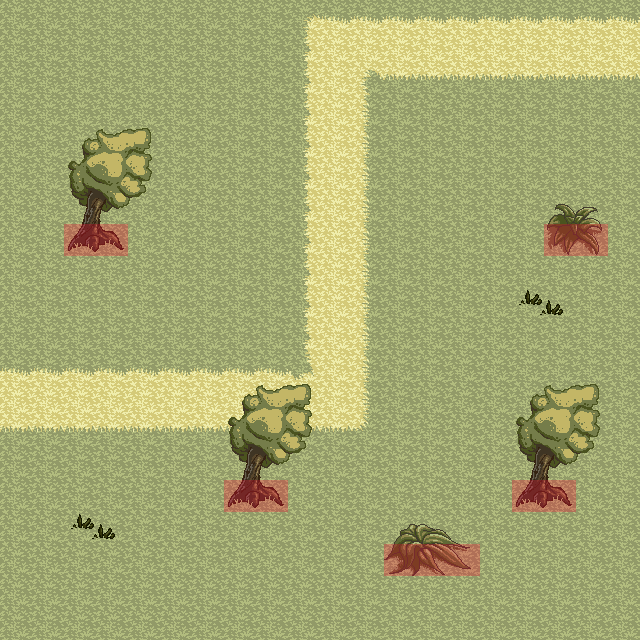

A 2D game scene composited from a Tiled map and its tileset images. What follows is a short description and the map's XML, with every tile layer's data as written:
An orthogonal 20x20 tile map with 32x32 px tiles, 5 tile layers (Ground, Path, Tree Base, Tree Tops, ...), 4 tilesets and 1 object.

<map version="1.0" orientation="orthogonal" renderorder="right-down" width="20" height="20" tilewidth="32" tileheight="32" nextobjectid="1">
 <tileset firstgid="1" name="hyptosis_til-art-batch-2" tilewidth="32" tileheight="32" tilecount="900" columns="30">
  <image source="hyptosis_til-art-batch-2.png" width="960" height="960" />
 </tileset>
 <tileset firstgid="901" name="hyptosis_tile-art-batch-1" tilewidth="32" tileheight="32" tilecount="900" columns="30">
  <image source="hyptosis_tile-art-batch-1.png" width="960" height="960" />
 </tileset>
 <tileset firstgid="1801" name="hyptosis_tile-art-batch-3" tilewidth="32" tileheight="32" tilecount="900" columns="30">
  <image source="hyptosis_tile-art-batch-3.png" width="960" height="960" />
  <terraintypes>
   <terrain name="Dirt" tile="-1" />
  </terraintypes>
  <tile id="80" terrain=",,,0" />
  <tile id="81" terrain=",,0,0" />
  <tile id="82" terrain=",,0," />
  <tile id="110" terrain=",0,,0" />
  <tile id="111" terrain="0,0,0,0" />
  <tile id="112" terrain="0,,0," />
  <tile id="140" terrain=",0,," />
  <tile id="141" terrain="0,0,," />
  <tile id="142" terrain="0,,," />
  <tile id="233" terrain=",0,0,0" />
  <tile id="234" terrain="0,,0,0" />
  <tile id="263" terrain="0,0,,0" />
  <tile id="264" terrain="0,0,0," />
 </tileset>
 <tileset firstgid="2701" name="Collision" tilewidth="32" tileheight="32" tilecount="1" columns="1">
  <image source="Collision.png" width="32" height="32" />
  <tile id="0">
   <objectgroup draworder="index">
    <object id="1" x="0" y="0" width="31.9375" height="32" />
   </objectgroup>
  </tile>
 </tileset>
 <layer name="Ground" width="20" height="20">
  <data encoding="csv">
1042,1042,1042,1042,1042,1042,1042,1042,1042,1042,1042,1042,1042,1042,1042,1042,1042,1042,1042,1042,
1042,1042,1042,1042,1042,1042,1042,1042,1042,1042,1042,1042,1042,1042,1042,1042,1042,1042,1042,1042,
1042,1042,1042,1042,1042,1042,1042,1042,1042,1042,1042,1042,1042,1042,1042,1042,1042,1042,1042,1042,
1042,1042,1042,1042,1042,1042,1042,1042,1042,1042,1042,1042,1042,1042,1042,1042,1042,1042,1042,1042,
1042,1042,1042,1042,1042,1042,1042,1042,1042,1042,1042,1042,1042,1042,1042,1042,1042,1042,1042,1042,
1042,1042,1042,1042,1042,1042,1042,1042,1042,1042,1042,1042,1042,1042,1042,1042,1042,1042,1042,1042,
1042,1042,1042,1042,1042,1042,1042,1042,1042,1042,1042,1042,1042,1042,1042,1042,1042,1042,1042,1042,
1042,1042,1042,1042,1042,1042,1042,1042,1042,1042,1042,1042,1042,1042,1042,1042,1042,1042,1042,1042,
1042,1042,1042,1042,1042,1042,1042,1042,1042,1042,1042,1042,1042,1042,1042,1042,1042,1042,1042,1042,
1042,1042,1042,1042,1042,1042,1042,1042,1042,1042,1042,1042,1042,1042,1042,1042,1042,1042,1042,1042,
1042,1042,1042,1042,1042,1042,1042,1042,1042,1042,1042,1042,1042,1042,1042,1042,1042,1042,1042,1042,
1042,1042,1042,1042,1042,1042,1042,1042,1042,1042,1042,1042,1042,1042,1042,1042,1042,1042,1042,1042,
1042,1042,1042,1042,1042,1042,1042,1042,1042,1042,1042,1042,1042,1042,1042,1042,1042,1042,1042,1042,
1042,1042,1042,1042,1042,1042,1042,1042,1042,1042,1042,1042,1042,1042,1042,1042,1042,1042,1042,1042,
1042,1042,1042,1042,1042,1042,1042,1042,1042,1042,1042,1042,1042,1042,1042,1042,1042,1042,1042,1042,
1042,1042,1042,1042,1042,1042,1042,1042,1042,1042,1042,1042,1042,1042,1042,1042,1042,1042,1042,1042,
1042,1042,1042,1042,1042,1042,1042,1042,1042,1042,1042,1042,1042,1042,1042,1042,1042,1042,1042,1042,
1042,1042,1042,1042,1042,1042,1042,1042,1042,1042,1042,1042,1042,1042,1042,1042,1042,1042,1042,1042,
1042,1042,1042,1042,1042,1042,1042,1042,1042,1042,1042,1042,1042,1042,1042,1042,1042,1042,1042,1042,
1042,1042,1042,1042,1042,1042,1042,1042,1042,1042,1042,1042,1042,1042,1042,1042,1042,1042,1042,1042
</data>
 </layer>
 <layer name="Path" width="20" height="20">
  <data encoding="csv">
0,0,0,0,0,0,0,0,0,1881,1882,1882,1882,1882,1882,1882,1882,1882,1882,1882,
0,0,0,0,0,0,0,0,0,1911,1912,1912,1912,1912,1912,1912,1912,1912,1912,1912,
0,0,0,0,0,0,0,0,0,1911,1912,2065,1942,1942,1942,1942,1942,1942,1942,1942,
0,0,0,0,0,0,0,0,0,1911,1912,1913,0,0,0,0,0,0,0,0,
0,0,0,0,0,0,0,0,0,1911,1912,1913,0,0,0,0,0,0,0,0,
0,0,0,0,0,0,0,0,0,1911,1912,1913,0,0,0,0,0,0,0,0,
0,0,0,0,0,0,0,0,0,1911,1912,1913,0,0,0,0,0,0,0,0,
0,0,0,0,0,0,0,0,0,1911,1912,1913,0,0,0,0,0,0,0,0,
0,0,0,0,0,0,0,0,0,1911,1912,1913,0,0,0,0,0,0,0,0,
0,0,0,0,0,0,0,0,0,1911,1912,1913,0,0,0,0,706,707,0,0,
0,0,0,0,0,0,0,0,0,1911,1912,1913,0,0,0,0,0,0,0,0,
1882,1882,1882,1882,1882,1882,1882,1882,1882,2034,1912,1913,0,0,0,0,0,0,0,0,
1912,1912,1912,1912,1912,1912,1912,1912,1912,1912,1912,1913,0,0,0,0,0,0,0,0,
1942,1942,1942,1942,1942,1942,1942,1942,1942,1942,1942,1943,0,0,0,0,0,0,0,0,
0,0,0,0,0,0,0,0,0,0,0,0,0,0,0,0,0,0,0,0,
0,0,0,0,0,0,0,0,0,0,0,0,0,0,0,0,0,0,0,0,
0,0,706,707,0,0,0,0,0,0,0,0,0,0,0,0,0,0,0,0,
0,0,0,0,0,0,0,0,0,0,0,0,0,0,0,0,0,0,0,0,
0,0,0,0,0,0,0,0,0,0,0,0,0,0,0,0,0,0,0,0,
0,0,0,0,0,0,0,0,0,0,0,0,0,0,0,0,0,0,0,0
</data>
 </layer>
 <layer name="Tree Base" width="20" height="20">
  <data encoding="csv">
0,0,0,0,0,0,0,0,0,0,0,0,0,0,0,0,0,0,0,0,
0,0,0,0,0,0,0,0,0,0,0,0,0,0,0,0,0,0,0,0,
0,0,0,0,0,0,0,0,0,0,0,0,0,0,0,0,0,0,0,0,
0,0,0,0,0,0,0,0,0,0,0,0,0,0,0,0,0,0,0,0,
0,0,0,0,0,0,0,0,0,0,0,0,0,0,0,0,0,0,0,0,
0,0,0,0,0,0,0,0,0,0,0,0,0,0,0,0,0,0,0,0,
0,0,0,0,0,0,0,0,0,0,0,0,0,0,0,0,0,0,0,0,
0,0,1791,1792,0,0,0,0,0,0,0,0,0,0,0,0,0,2124,2125,0,
0,0,0,0,0,0,0,0,0,0,0,0,0,0,0,0,0,0,0,0,
0,0,0,0,0,0,0,0,0,0,0,0,0,0,0,0,0,0,0,0,
0,0,0,0,0,0,0,0,0,0,0,0,0,0,0,0,0,0,0,0,
0,0,0,0,0,0,0,0,0,0,0,0,0,0,0,0,0,0,0,0,
0,0,0,0,0,0,0,0,0,0,0,0,0,0,0,0,0,0,0,0,
0,0,0,0,0,0,0,0,0,0,0,0,0,0,0,0,0,0,0,0,
0,0,0,0,0,0,0,0,0,0,0,0,0,0,0,0,0,0,0,0,
0,0,0,0,0,0,0,1791,1792,0,0,0,0,0,0,0,1791,1792,0,0,
0,0,0,0,0,0,0,0,0,0,0,0,0,0,0,0,0,0,0,0,
0,0,0,0,0,0,0,0,0,0,0,0,2091,2092,2093,0,0,0,0,0,
0,0,0,0,0,0,0,0,0,0,0,0,0,0,0,0,0,0,0,0,
0,0,0,0,0,0,0,0,0,0,0,0,0,0,0,0,0,0,0,0
</data>
 </layer>
 <layer name="Tree Tops" width="20" height="20">
  <data encoding="csv">
0,0,0,0,0,0,0,0,0,0,0,0,0,0,0,0,0,0,0,0,
0,0,0,0,0,0,0,0,0,0,0,0,0,0,0,0,0,0,0,0,
0,0,0,0,0,0,0,0,0,0,0,0,0,0,0,0,0,0,0,0,
0,0,0,0,0,0,0,0,0,0,0,0,0,0,0,0,0,0,0,0,
0,0,1701,1702,1703,0,0,0,0,0,0,0,0,0,0,0,0,0,0,0,
0,0,1731,1732,1733,0,0,0,0,0,0,0,0,0,0,0,0,0,0,0,
0,0,1761,1762,1763,0,0,0,0,0,0,0,0,0,0,0,0,2094,2095,0,
0,0,0,0,0,0,0,0,0,0,0,0,0,0,0,0,0,0,0,0,
0,0,0,0,0,0,0,0,0,0,0,0,0,0,0,0,0,0,0,0,
0,0,0,0,0,0,0,0,0,0,0,0,0,0,0,0,0,0,0,0,
0,0,0,0,0,0,0,0,0,0,0,0,0,0,0,0,0,0,0,0,
0,0,0,0,0,0,0,0,0,0,0,0,0,0,0,0,0,0,0,0,
0,0,0,0,0,0,0,1701,1702,1703,0,0,0,0,0,0,1701,1702,1703,0,
0,0,0,0,0,0,0,1731,1732,1733,0,0,0,0,0,0,1731,1732,1733,0,
0,0,0,0,0,0,0,1761,1762,1763,0,0,0,0,0,0,1761,1762,1763,0,
0,0,0,0,0,0,0,0,0,0,0,0,0,0,0,0,0,0,0,0,
0,0,0,0,0,0,0,0,0,0,0,0,2061,2062,2063,0,0,0,0,0,
0,0,0,0,0,0,0,0,0,0,0,0,0,0,0,0,0,0,0,0,
0,0,0,0,0,0,0,0,0,0,0,0,0,0,0,0,0,0,0,0,
0,0,0,0,0,0,0,0,0,0,0,0,0,0,0,0,0,0,0,0
</data>
 </layer>
 <layer name="Collisions" width="20" height="20" opacity="0.28">
  <data encoding="csv">
0,0,0,0,0,0,0,0,0,0,0,0,0,0,0,0,0,0,0,0,
0,0,0,0,0,0,0,0,0,0,0,0,0,0,0,0,0,0,0,0,
0,0,0,0,0,0,0,0,0,0,0,0,0,0,0,0,0,0,0,0,
0,0,0,0,0,0,0,0,0,0,0,0,0,0,0,0,0,0,0,0,
0,0,0,0,0,0,0,0,0,0,0,0,0,0,0,0,0,0,0,0,
0,0,0,0,0,0,0,0,0,0,0,0,0,0,0,0,0,0,0,0,
0,0,0,0,0,0,0,0,0,0,0,0,0,0,0,0,0,0,0,0,
0,0,2701,2701,0,0,0,0,0,0,0,0,0,0,0,0,0,2701,2701,0,
0,0,0,0,0,0,0,0,0,0,0,0,0,0,0,0,0,0,0,0,
0,0,0,0,0,0,0,0,0,0,0,0,0,0,0,0,0,0,0,0,
0,0,0,0,0,0,0,0,0,0,0,0,0,0,0,0,0,0,0,0,
0,0,0,0,0,0,0,0,0,0,0,0,0,0,0,0,0,0,0,0,
0,0,0,0,0,0,0,0,0,0,0,0,0,0,0,0,0,0,0,0,
0,0,0,0,0,0,0,0,0,0,0,0,0,0,0,0,0,0,0,0,
0,0,0,0,0,0,0,0,0,0,0,0,0,0,0,0,0,0,0,0,
0,0,0,0,0,0,0,2701,2701,0,0,0,0,0,0,0,2701,2701,0,0,
0,0,0,0,0,0,0,0,0,0,0,0,0,0,0,0,0,0,0,0,
0,0,0,0,0,0,0,0,0,0,0,0,2701,2701,2701,0,0,0,0,0,
0,0,0,0,0,0,0,0,0,0,0,0,0,0,0,0,0,0,0,0,
0,0,0,0,0,0,0,0,0,0,0,0,0,0,0,0,0,0,0,0
</data>
 </layer>
</map>
